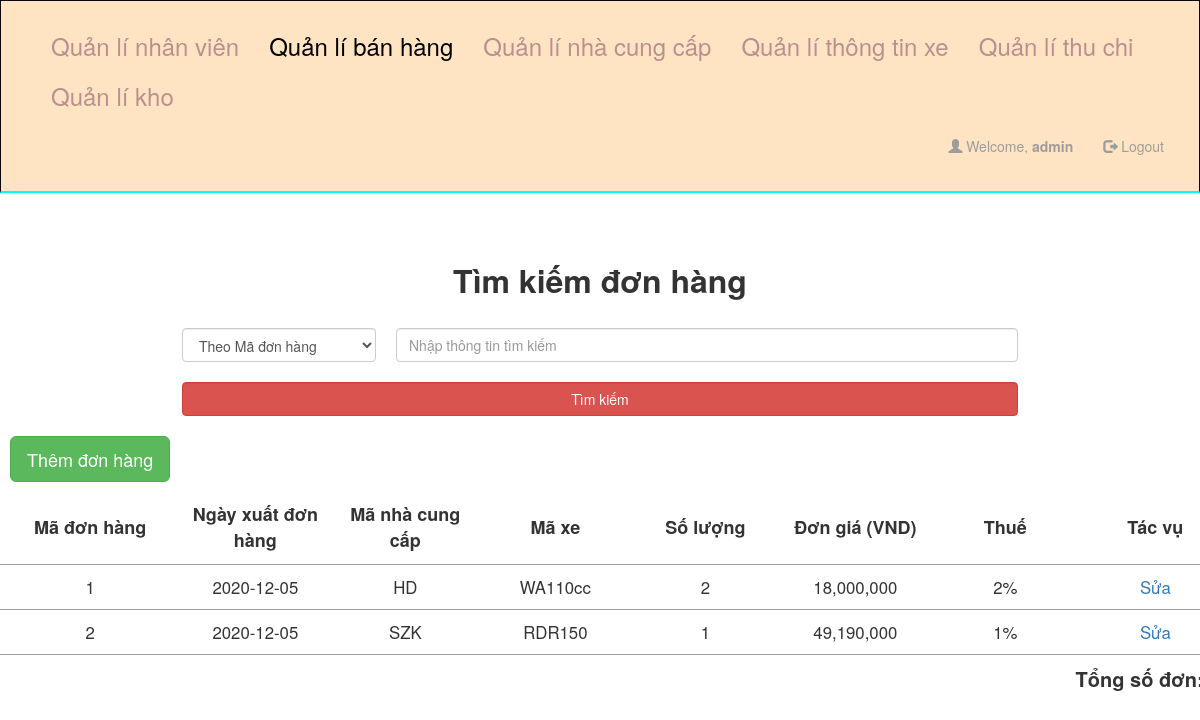
The app's page /index.php?controller=quanli&action=banhang (signed in) with its own data.
### tables this page shows
CREATE TABLE `donhang` (
  `maDH` int(10) NOT NULL,
  `ngayxuatDH` date NOT NULL,
  `maNCC` varchar(50) NOT NULL,
  `maxe` varchar(50) NOT NULL,
  `soLuongXe` int(11) NOT NULL,
  `dongia` varchar(20) NOT NULL,
  `thue` varchar(11) NOT NULL,
  `id` varchar(30) NOT NULL
);

### app/controller/base_controller.php (called while the page is built, shortened)
<?php
require_once ('app/model/donhang_model.php');
class base_controller
{
    protected $name;
    public function process($view,$data){
        require_once('app/view/' . $this->name . '/' . $view . '.php');
    }
}

### app/controller/quanli_controller.php (called while the page is built, shortened)
<?php
require_once ('base_controller.php');
class quanli_controller extends base_controller
{
    public function banhang() {
        $this->process('list_order',array());
    }
}

### app/model/donhang_model.php (called while the page is built, shortened)
<?php
class donhang_model
{
    public static function get_all_orders() {
        $sql = 'select * from donhang';
        $db = DB::getDB();
        $stm = $db->prepare($sql);
        $status = $stm->execute();
        if ($status) {
            $result = $stm->get_result();
            $data = array();
            while ($row = $result->fetch_assoc()) {
                array_push($data, $row);
            }
            return $data;
        }
        return null;
    }
    public static function get_order_by_maDH($maDH) {
        $sql = 'select * from donhang where maDH = ?';
        $db = DB::getDB();
        $stm = $db->prepare($sql);
        $stm->bind_param('i', $maDH);
        $status = $stm->execute();
        if ($status) {
            $result = $stm->get_result();
            $data = array();
            while ($row = $result->fetch_assoc()) {
                array_push($data, $row);
            }
            return $data;
        }
        return null;
    }
}

### app/controller/banhang_controller.php (called while the page is built, shortened)
<?php
require_once ('base_controller.php');
class banhang_controller extends base_controller
{
    public function get_all_orders() {
        return donhang_model::get_all_orders();
    }
    public function get_order_by_maDH($maDH) {
        return donhang_model::get_order_by_maDH($maDH);
    }
}

### app/view/quanli/list_order.php (the view, shortened to what this page needs)
<?php
    require_once 'app/controller/banhang_controller.php';
    $banhang_controller = new banhang_controller();
    $result = $banhang_controller->get_all_orders();
?>
<!DOCTYPE html>
<html lang="en">
<head>
    <link rel="stylesheet" href="https://maxcdn.bootstrapcdn.com/bootstrap/3.4.1/css/bootstrap.min.css">
    <link rel="stylesheet" href="/style.css">
</head>
<body>
<nav id="navbar" class="navbar navbar-inverse">
    <div class="container-fluid">
        <ul class="nav navbar-nav">
            <li><a id="quanli_page" href="/index.php?controller=quanli&action=index" style="color: rosybrown">Quản lí nhân viên</a></li>
            <li><a id="quanli_page"  href="/index.php?controller=quanli&action=banhang" >Quản lí bán hàng</a></li>
            <li><a id="quanli_page"  href="/index.php?controller=quanli&action=nhacungcap" style="color: rosybrown">Quản lí nhà cung cấp</a></li>
            <li><a id="quanli_page"  href="/index.php?controller=quanli&action=thongtinxe" style="color: rosybrown">Quản lí thông tin xe</a></li>
            <li><a id="quanli_page"  href="/index.php?controller=quanli&action=thuchi" style="color: rosybrown">Quản lí thu chi</a></li>
            <li><a id="quanli_page"  href="/index.php?controller=quanli&action=kho" style="color: rosybrown">Quản lí kho</a></li>
        </ul>
        <ul class="nav navbar-nav navbar-right">
            <li><a href="#"><span class="glyphicon glyphicon-user"></span> Welcome, <b><?= $_SESSION['username'] ?></b></a></li>
            <li><a href="/index.php?controller=login&action=logout"><span class="glyphicon glyphicon-log-out"></span> Logout</a></li>
        </ul>
    </div>
</nav>
<div class="container">
    <div class="row">
            <h4 class="text-center">Tìm kiếm đơn hàng</h4>
            <form method="post">
                <table style="margin: auto auto">
                    <tr>
                        <td style="width: 50px">
                            <select class="form-control" name="select_value">
                                <option value="Mã đơn hàng">Theo Mã đơn hàng</option>
                            </select>
                        </td>
                        <td style="width: 150px">
                            <input type="text" name="search_value" class="form-control" placeholder="Nhập thông tin tìm kiếm">
                        </td>
                    </tr>
                    <tr>
                        <td colspan="2"><input type="submit" class="btn btn-danger px-5 mr-2 form-control" value="Tìm kiếm"></td>
                    </tr>
                </table>
            </form>
    </div>
</div>
<div id="responsive_table">
    <table id="table_list">
        <tr class="control1">
            <td colspan="4">
                <a class="btn btn-success px-5 mr-2 btn-lg" href="/index.php?controller=quanli&action=add_order" >Thêm đơn hàng</a>
            </td>
        </tr>
        <tr class="header">
            <td>Mã đơn hàng</td>
            <td>Ngày xuất đơn hàng</td>
            <td>Mã nhà cung cấp</td>
            <td>Mã xe</td>
            <td>Số lượng</td>
            <td>Đơn giá (VND)</td>
            <td>Thuế</td>
            <td>Tác vụ</td>
        </tr>
        <?php
        $data = $result;
        $total = count($data);
        foreach ($data as $row) {
            $maDH = $row['maDH'];
            $ngayxuatDH = $row['ngayxuatDH'];
            $maNCC = $row['maNCC'];
            $maxe = $row['maxe'];
            $soLuongXe = $row['soLuongXe'];
            $dongia = $row['dongia'];
            $thue = $row['thue'];
            ?>
            <tr class="item">
                <td><?= $maDH; ?></td>
                <td><?= $ngayxuatDH; ?></td>
                <td><?= $maNCC; ?></td>
                <td><?= $maxe; ?></td>
                <td><?= $soLuongXe; ?></td>
                <td><?= $dongia; ?></td>
                <td><?= $thue; ?></td>
                <?php
                    $data1 = $banhang_controller->get_order_by_maDH($maDH);
                    foreach ($data1 as $row1) {
                        $id = $row1['id'];
                        if ($id == $_SESSION['username']) {
                    ?>
                        <td>
                            <a href="/index.php?controller=quanli&action=add_order&maDH=<?= $maDH; ?>" class="edit">Sửa</a>
                        </td>
                <?php
                        }
                    }
                ?>
            </tr>
            <?php
        }
        ?>
        <tr class="control">
            <td colspan="8">
                <p>Tổng số đơn: <?= $total; ?></p>
            </td>
        </tr>
    </table>
</div>
</body>
</html>

### style.css (style rules this page uses)
* { box-sizing: border-box; }
.text-center { font-size: xx-large; font-weight: bold; padding: 10px; }
#navbar { border-radius: 0; padding: 20px; background: bisque; border-bottom: 2px solid cyan; }
.row { padding-top: 30px; padding-left: 50px; padding-right: 50px; }
#table_list { border-collapse: collapse; margin: auto; }
table { width: 80%; text-align: center; }
td { padding: 10px; }
tr.item { border-top: 1px solid #9f9e9e; border-bottom: 1px solid #9f9e9e; font-size: larger; }
tr.item td { min-width: 150px; }
tr.header { font-weight: bold; font-size: large; }
#responsive_table { overflow-x:auto; }
.control { text-align: right; font-weight: bold; font-size: 20px; }
.control1 { float: left; font-weight: bold; font-size: 20px; }
.row:after { content: ""; display: table; clear: both; }

### app/view/quanli/list_order.php (style rules this page uses)
#quanli_page { font-size: x-large; color: black; }

### records on screen
donhang: maDH "1", ngayxuatDH "2020-12-05", maNCC "HD", maxe "WA110cc", soLuongXe "2", dongia "18,000,000", thue "2%"
donhang: maDH "2", ngayxuatDH "2020-12-05", maNCC "SZK", maxe "RDR150", soLuongXe "1", dongia "49,190,000", thue "1%"

### other values on screen
$_SESSION['username'] "admin"
